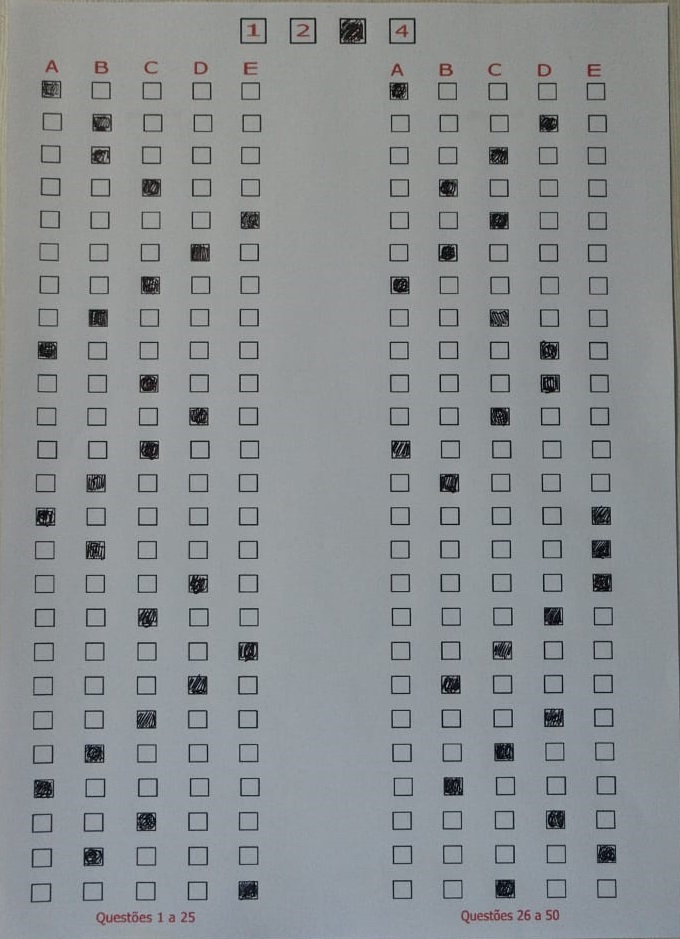
%> input picture projeto_final/Prova/prova_semPlanificar_N_Acerta_todas.jpeg, 680 x 939 px
$ octave test2matrix.m   (GNU Octave 9; MATLAB toolbox functions it lacks are replaced by stand-ins)
%> lines starting %> are read from the running program, lines starting %| are printed output that depends on the picture; in (x1, y1, x2, y2) boxes, pixels count from 0 and x2, y2 are one past the last pixel; in counts of white or black regions, pixels touching at a corner belong together; the program's own positions count from 1
### projeto_final/adaptive_threshold.m
% ## Authors: Mateus Mello de Oliveira
% ##          Giovanni de Rosso Unruh
% ## Created: out - 2020

function img_thresh = adaptive_threshold (img, windowSize, step)

  [sizex sizey] = size(img);
  img_thresh = uint8(zeros(sizex, sizey));

  for i = 1:step:sizex-windowSize
    for j = 1:step:sizey-windowSize
      window = img(i:i+windowSize-1, j:j+windowSize-1);
      th = graythresh(window);
      img_window = im2bw(window, th);
      img_thresh(i:windowSize + i-1, j:windowSize + j-1) = img_window;
    end
  end

  img_thresh = logical(img_thresh);

end

### projeto_final/test2matrix.m

% I = imread("Prova/prova_f.jpeg");
I = imread("Prova/prova_semPlanificar_N_Acerta_todas.jpeg");
%> I is the input picture: size 939x680x3 uint8; mean R, G, B 139.4, 143.6, 145.9

I = imresize(I, [2970 2100]);
R = I(:, :, 1); % REd
Ibw = ~adaptive_threshold(R, 1000, 200); %Janela / Passo, tentar(500 / 50)%Usar para fotografias
%> after the loop in adaptive_threshold, `for i = 1:step:sizex-windowSize`:
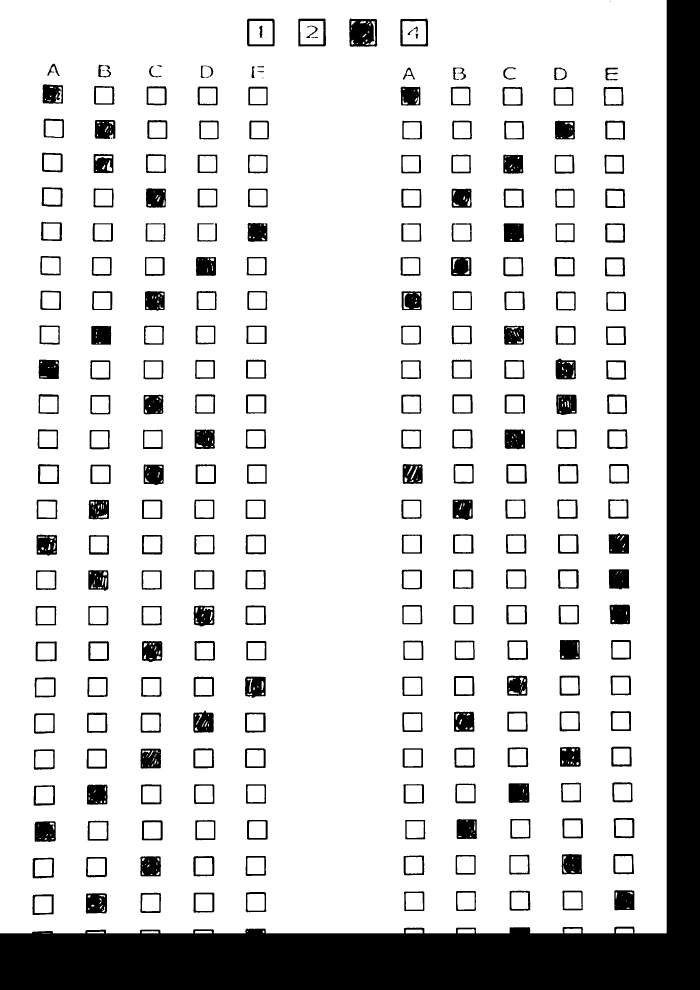
%> img_thresh: size 2970x2100 uint8 (shown at 1/3 size); values 0 (black) and 1 (white), 83.7% white; 268 black regions (5 under 20 px), largest, box (x1, y1, x2, y2) and area: (0, 0, 2100, 2970) 642212, (1048, 56, 1132, 140) 5893, (104, 2464, 168, 2526) 3564
Ifill = imfill(Ibw, 'holes'); %preenche vazios com 1
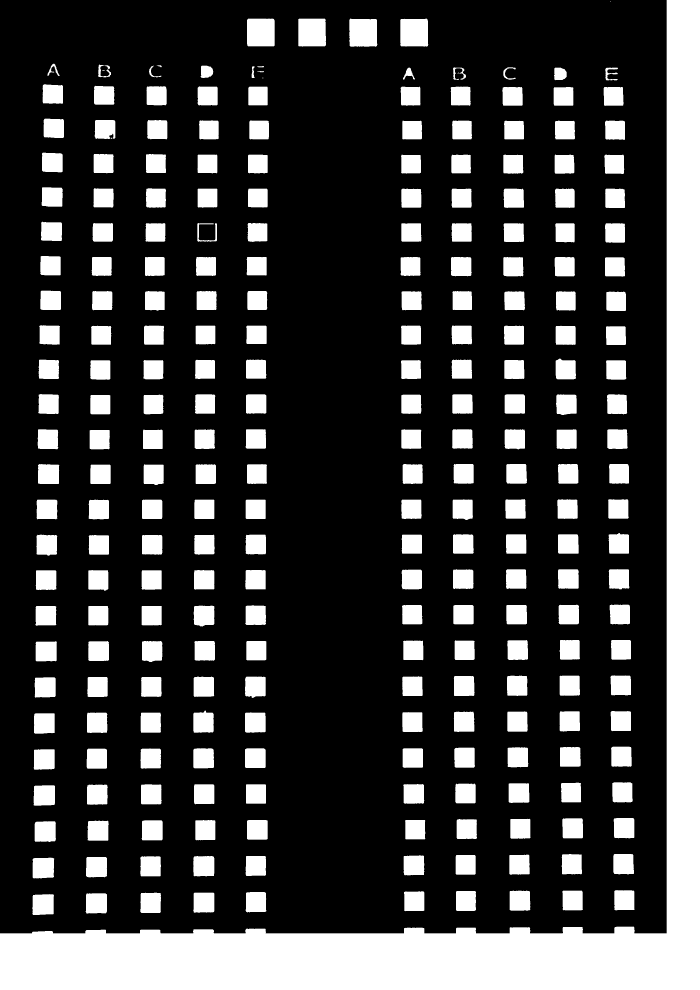
%> Ifill: size 2970x2100 logical (shown at 1/3 size); 24.2% white; 262 white regions (4 under 20 px), largest, box (x1, y1, x2, y2) and area: (0, 0, 2100, 2970) 645709, (741, 56, 824, 139) 6857, (895, 56, 978, 140) 6821
Iarea = bwareaopen(Ifill, 500); %remove todos objetos da imagem com menos de X pixels de AREA
%> Iarea: size 2970x2100 logical; 24.1% white; 251 white regions
Ifinal = bwlabel(Iarea); %marca grupos de "1's" sequencialmente como grupo 1, 2, 3, ...
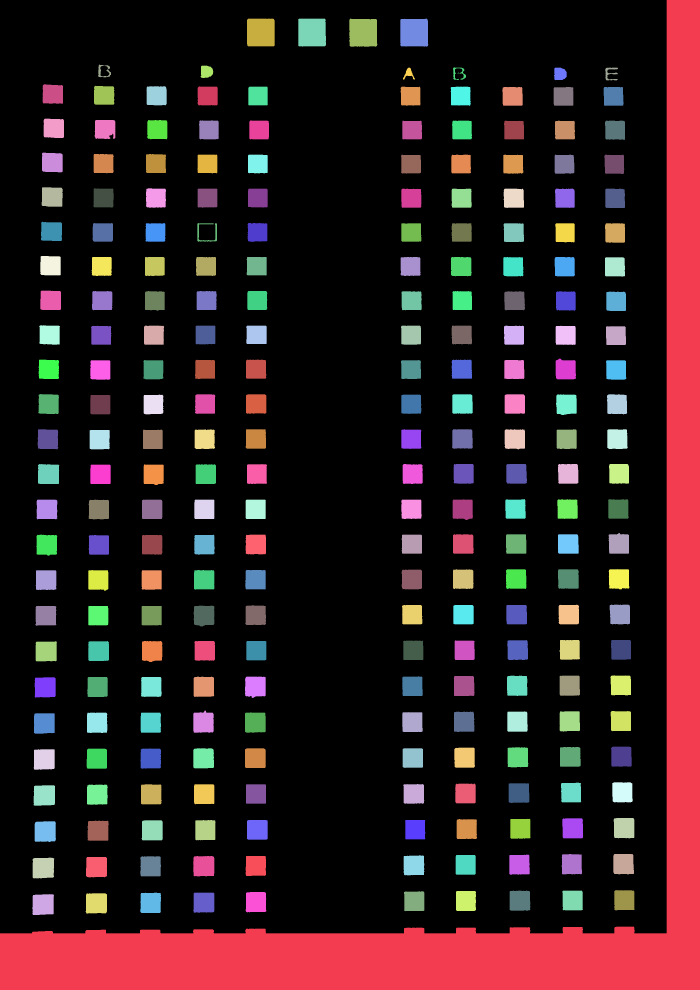
%> Ifinal: size 2970x2100 double (shown at 1/3 size); 252 distinct labels, from 0 to 251; one colour per label, 0 black
estrutura = regionprops(Ifinal, 'boundingbox'); %struct estrutura [PosX,PosY,TamX,TamY] de cada quadrado detectado
%> estrutura = 251 regions; largest, box (x1, y1, x2, y2): (0, 0, 2100, 2970), (1048, 56, 1132, 140), (1201, 56, 1285, 140), (895, 56, 978, 140), (741, 56, 824, 139)
numeroElementos = numel(estrutura);
%> numeroElementos = 251
m1 = zeros(50,3);
counter = 1;

xmat = zeros(10,1);
xmat_pos = 1;
ymat = zeros(25,1);
ymat_pos = 1;

for i=1:numeroElementos
    temp = estrutura(i).BoundingBox;
    if (temp(3) * temp(4) > 3000 && temp(3) * temp(4) < 4000)%Quadrados
        xi = temp(1);
        yi = temp(2);
        xf = temp(1) + temp(3);
        yf = temp(2) + temp(4);
        gzinho = I(round(yi:yf), round(xi:xf));
        gzinho = im2bw(gzinho, graythresh(gzinho));
        if mean(gzinho(:)) < 0.6
            m1(counter, 3) = 1;
            m1(counter,1:2) = temp(1:2);
            counter = counter + 1;
        end

        xmat(xmat_pos) = xi;
        xmat_pos = xmat_pos+1;

        ymat(ymat_pos) = yi;
        ymat_pos = ymat_pos+1;

    end
end
%> this loop made 251 passes
%> (temp, xi, yi, xf, yf) on passes 4 to 15: ([101.5 2248.5 63 61], 101.5, 2248.5, 164.5, 2309.5), ([101.5 2356.5 64 61], 101.5, 2356.5, 165.5, 2417.5), ([102.5 2140.5 62 61], 102.5, 2140.5, 164.5, 2201.5), ([104.5 2032.5 63 61], 104.5, 2032.5, 167.5, 2093.5), ([104.5 2464.5 64 62], 104.5, 2464.5, 168.5, 2526.5), ([106.5 1818.5 63 59], 106.5, 1818.5, 169.5, 1877.5), ([107.5 1711.5 62 59], 107.5, 1711.5, 169.5, 1770.5), ([107.5 1924.5 64 60], 107.5, 1924.5, 171.5, 1984.5), ([109.5 1604.5 63 63], 109.5, 1604.5, 172.5, 1667.5), ([110.5 1499.5 62 59], 110.5, 1499.5, 172.5, 1558.5), ([113.5 1288.5 62 60], 113.5, 1288.5, 175.5, 1348.5), ([114.5 1392.5 64 60], 114.5, 1392.5, 178.5, 1452.5)
%> temp on passes 1, 2, 3, 50: [0.5 0.5 2100 2970], [97.5 2682.5 65 63], [98.5 2573.5 65 62], [294.5 194.5 39 38]
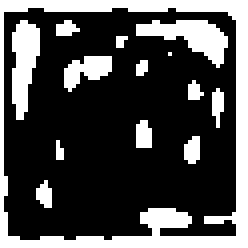
%> gzinho: size 62x62 logical (shown 4 times larger); 29.2% white; 14 white regions (6 under 20 px), largest, box (x1, y1, x2, y2) and area: (0, 0, 62, 62) 664, (34, 5, 57, 17) 128, (3, 5, 10, 30) 119
%> after the loop, counter = 48; m1 = 50 rows, first 12: [104.5 2464.5 1; 109.5 1604.5 1; 116.5 1079.5 1; 128.5 253.5 1; 257.5 2680.5 1; 261.5 2354.5 1; 265.5 1710.5 1; 266.5 1499.5 1; 273.5 977.5 1; 281.5 462.5 1; 284.5 360.5 1; 421.5 2245.5 1]; xf = 1904.5; xi = 1843.5; xmat = 237 values from 101.5 to 1843.5; xmat_pos = 238; yf = 2731.5; yi = 2670.5; ymat = 237 values, max 2680.5 at index 23, min 253.5 at index 21, mean 1441.6; ymat_pos = 238

m2 = zeros(10,1);
xpos = 0;
xind = 1;
thresh = 30;

m3 = zeros(25,1);
ypos = 0;
yind = 1;
y_thresh = 30;

for i=1:10
    temp = xmat(xmat(:,1) > xpos+thresh , 1);
    if ~isempty(temp)
        xpos = min(temp);
        m2(xind)= xpos;
        xind = xind + 1;
    end
end
%> this loop made 10 passes
%> xpos on passes 1 to 10: 101.5, 257.5, 421.5, 580.5, 735.5, 1202.5, 1352.5, 1507.5, 1661.5, 1811.5
%> after the loop, m2 = [101.5; 257.5; 421.5; 580.5; 735.5; 1202.5; 1352.5; 1507.5; 1661.5; 1811.5]; xind = 11

for i=1:25
    temp = ymat(ymat(:,1) > ypos+y_thresh , 1);
    if ~isempty(temp)
        ypos = min(temp);
        m3(yind)= ypos;
        yind = yind + 1;
    end
end
%> this loop made 25 passes
%> ypos on passes 1 to 12: 253.5, 356.5, 458.5, 562.5, 665.5, 768.5, 872.5, 976.5, 1076.5, 1182.5, 1288.5, 1392.5
%> after the loop, m3 = 25 values, max 2670.5 at index 24, min 0 at index 25, mean 1393.2; yind = 25

m4 = zeros(50,5);
for i=1:50
    if m1(i,3)
        if m1(i,1) <= m2(5)
            for a=1:5
                if ((m1(i,1) <= (m2(a) + thresh)) && (m1(i,1) >= (m2(a) - thresh)))
                    for b=1:25
                        if ((m1(i,2) <= (m3(b) + y_thresh)) && (m1(i,2) >= (m3(b) - y_thresh)))
                            m4(b,a) = 1;
                        end
                    end
                end
            end
        else
            for a=1:5
                if ((m1(i,1) < m2(a+5) + thresh) && (m1(i,1) > m2(a+5) - thresh))
                    for b=1:25
                        if ((m1(i,2) < m3(b) + y_thresh) && (m1(i,2) > m3(b) - y_thresh))
                            m4(b+25,a) = 1;
                        end
                    end
                end
            end
        end
    end
end
%> after the loop, m4 = 50 rows, first 8: [1 0 0 0 0; 0 1 0 0 0; 0 1 0 0 0; 0 0 1 0 0; 0 0 0 0 0; 0 0 0 1 0; 0 0 1 0 0; 0 1 0 0 0]

for i = 1:50
  if(sum(m4(i,:)) > 1)
    m4(i,:) = 0;
  end
end
acertos = 0;
for i=1:50
%> (the run ends here)
